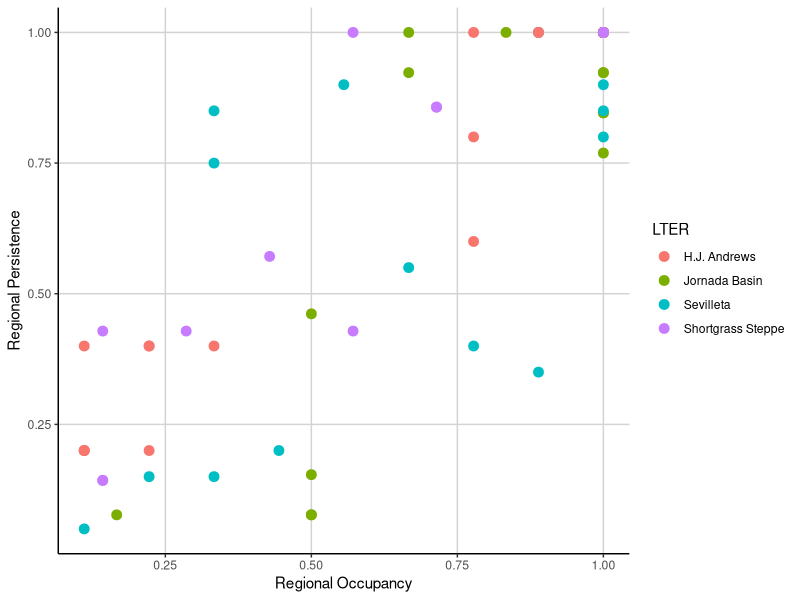
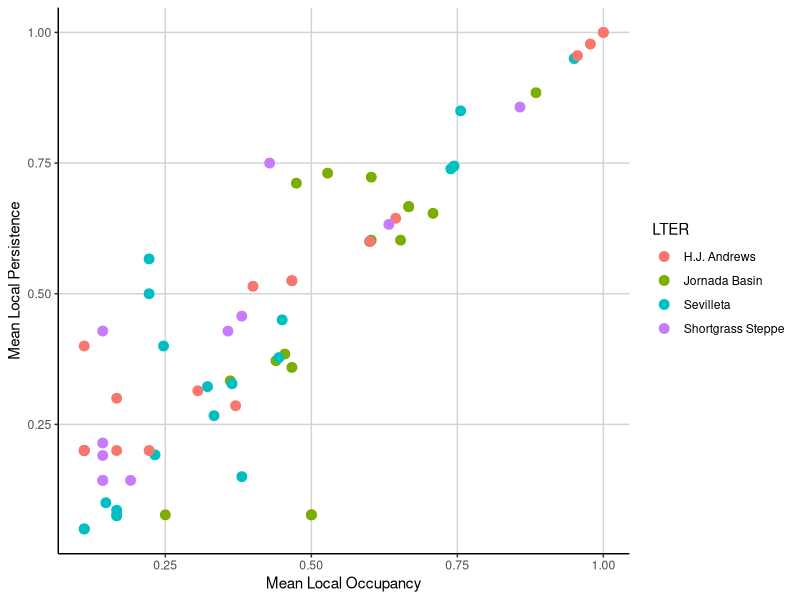
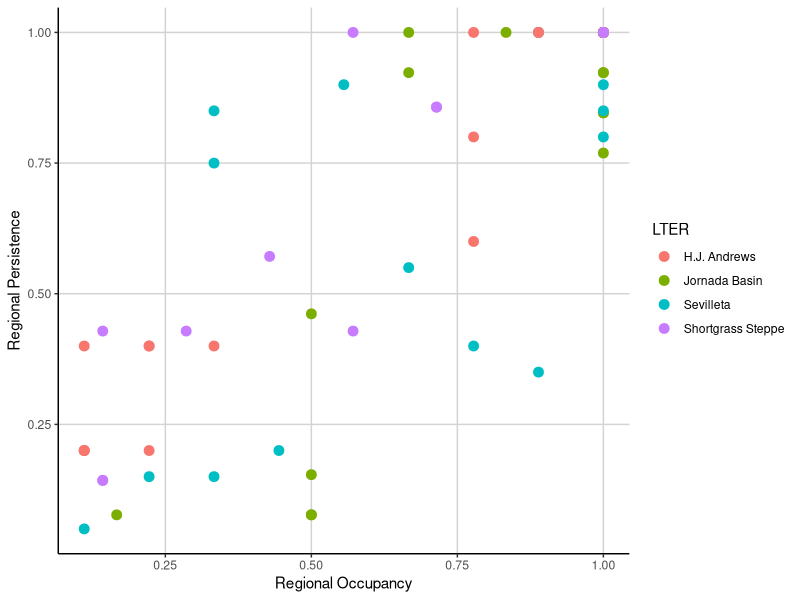
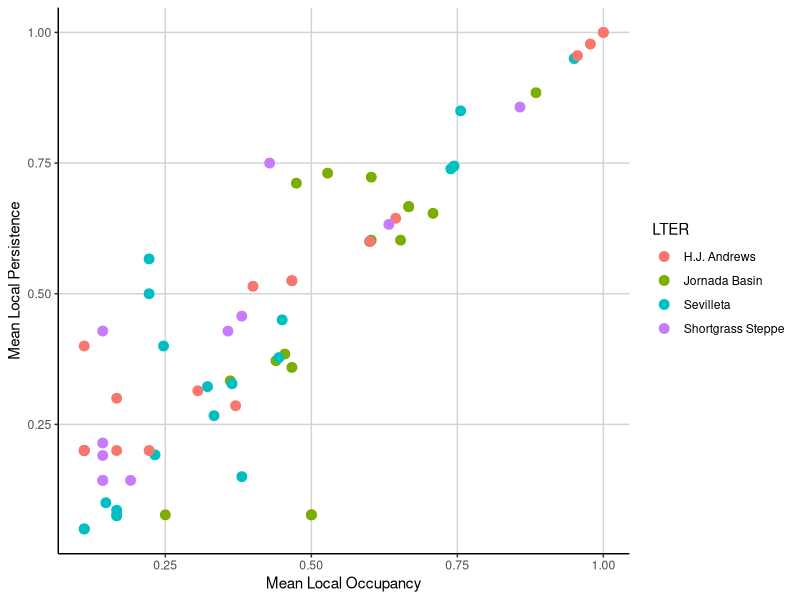

The R script that drew these images, in order:
### Cleaned data
# EKB
# March 7, 2016

###################
# LIBRARIES

library(tidyr)
library(dplyr)
library(ggplot2)

###################
# LOAD FILES

jornada <- read.csv("data/Rodents/jornada_rodents.csv", header = TRUE, na.strings = ".")
sevilleta <- read.csv("data/Rodents/sevilleta_sm_mrc.txt", header = TRUE)
hj_andrews <- read.csv("data/Rodents/hj_andrews.csv", header = TRUE)
shortgrass_steppe <- read.table("data/Rodents/SGS_LTER_smammals.txt", header = TRUE, sep = "\t", na.strings = ".")

####################
# PREP FILES

jor_data <- select(jornada, year, season, habitat, web, spp, recap) %>% 
            filter(recap != "Y", spp != "DIPO1", spp != "PERO1", spp != "NA")

hja_data <- select(hj_andrews, YEAR, REPBLK, SUBPLOT, SPECIES) %>% 
            filter(SPECIES != 'UNKN') 

sev_data <- select(sevilleta, year, season, location, web, species, recap) %>% 
            filter(recap != "y", species != "pgsp", species != "dipo", 
                   species != "nesp", species != "onsp", species != "pesp", 
                   species != "resp", species != "na", species != "pmsp", species != "spsp", 
                   year < 2009, location != "two22", location != "blugrama", 
                   location != "savanna", location != "goatdraw", location != "rsgrass")

sgs_data <- select(shortgrass_steppe, YEAR, VEG, WEB, SPP) %>% 
            filter(SPP != 'NA')

# rename columns for consistency

names(jor_data) <- c("year", "season", "plot", "subplot", "species", "recap")
names(hja_data) <- c("year", "plot", "subplot", "species")
names(sev_data) <- c("year", "season", "plot", "subplot", "species", "recap")
names(sgs_data) <- c("year", "plot", "subplot", "species")

#####################
# FUNCTIONS

# DATA functions

select_data <- function(data){
  # function for selecting only relevant columns
  dat <- select(data, year, plot, subplot, species)
  return(dat)
}

group_data <- function(data){
  # group and arrange a dataset by species, year, plot, and subplot
  dat <- data %>% 
         group_by(species, year, plot, subplot) %>% 
         arrange(species, year, plot, subplot)
  return(dat)
}

add_siteID <- function(data){
  # make a column with a unique location code
  dat <- data %>% mutate(siteID = paste(plot, subplot, sep = "_"))
  return(dat)
}

find_reg_persist <- function(data){
  # create column for relative regional persistence (years overall)
  dat <- select(data, species, year) %>% 
         group_by(species, year) %>% 
         summarise(year_count = n())
  dat1 <- select(dat, species) %>% 
          group_by(species) %>% 
          summarise(years = n())
  total_years <- length(unique(data$year))
  dat1 <- mutate(dat1, rel_reg_persist = years/total_years)
  return(dat1)
}

find_reg_occup <- function(data){
  # create column for relative regional occupancy (sites overall)
  dat <- select(data, species, siteID) %>% 
         group_by(species, siteID) %>% 
         summarise(site_count = n())
  dat1 <- select(dat, species) %>% 
          group_by(species) %>% 
          summarise(sites = n())
  total_sites <- length(unique(data$siteID))
  dat1 <- mutate(dat1, rel_reg_occup = sites/total_sites)
  return(dat1)
}

join_regionals <- function(data){
  # combine the relative regional persistance and regional occupancy into one data frame
  dat <- left_join(x = find_reg_persist(data), y = find_reg_occup(data), by = "species")
  return(dat)
}

rel_local_occup <- function(data){
  # create a column for average relative local occupancy (site by year)
  dat <- select(data, year, species, siteID) %>% 
         group_by(year, species) %>% 
         summarise(site_by_year = n_distinct(siteID))
  total_sites <- length(unique(data$siteID))
  dat <- mutate(dat, rel_sites_by_year = site_by_year/total_sites)
  dat1 <- dat %>% group_by(species) %>% 
          summarise(mean_local_occup = mean(rel_sites_by_year))
}


rel_local_persist <- function(data){
  # create a column for average relative local persistance (year by site)
  dat <- select(data, year, species, siteID) %>% 
         group_by(siteID, species) %>% 
         summarise(years_by_site = n_distinct(year))
  total_years <- length(unique(data$year))
  dat <- mutate(dat, rel_years_by_site = years_by_site/total_years)
  dat1 <- dat %>% group_by(species) %>% 
          summarize(mean_local_persist = mean(rel_years_by_site))
  return(dat1)
}

join_locals <- function(data){
  # combine average relative local persistance and occupancy into one data frame
  dat <- left_join(x = rel_local_persist(data), y = rel_local_occup(data), by = "species")
  return(dat)
}

combine_all <- function(data){
  # combine regional and local persistance and occupancy into one data frame
  dat <- left_join(x = join_regionals(data), y = join_locals(data), by = "species")
  return(dat)
}

all_together <- function(data){
  # run all functions together to get the full output
  dat <- select_data(data) # can use pipes here
  dat <- group_data(dat)
  dat <- add_siteID(dat)
  dat <- combine_all(dat)
  return(dat)
}

# GRAPHING functions

graph_local <- function(data){
  # graph of mean local persistance as a function of mean local occupancy
  plot <- ggplot(data, aes(x = mean_local_occup, y = mean_local_persist)) +
    geom_point(aes(color = LTER), size = 3) +
    xlab("Mean Local Occupancy") + 
    ylab("Mean Local Persistence") +
    theme(panel.background = element_blank(), 
          axis.line = element_line(colour = "black"), 
          panel.grid.major = element_line(colour = "light gray"))
  return(plot)
}

graph_regional <- function(data){
  # graph of mean local persistance as a function of mean local occupancy
  plot <- ggplot(data, aes(x = rel_reg_occup, y = rel_reg_persist)) +
    geom_point(aes(color = LTER), size = 3) +
    xlab("Regional Occupancy") + 
    ylab("Regional Persistence") +
    theme(panel.background = element_blank(), 
          axis.line = element_line(colour = "black"), 
          panel.grid.major = element_line(colour = "light gray")) 
  return(plot)
}

#####################
# APPLY FUNCTIONS TO DATASETS

# all functions for all datasets

jor_data <- all_together(jor_data) # I can't figure out how to loop through these
sev_data <- all_together(sev_data)
hja_data <- all_together(hja_data)
sgs_data <- all_together(sgs_data)

# add a dataset column
jor_data$LTER <- "Jornada Basin"    # is there a way to do this with a loop?
hja_data$LTER <- "H.J. Andrews"
sev_data$LTER <- "Sevilleta"
sgs_data$LTER <- "Shortgrass Steppe"

# combine all datasets into one
all_data <- bind_rows(jor_data, sev_data, hja_data, sgs_data)

# graph all data
graph_regional(all_data)
ggsave(file = "all_regional.png", width = 6, height = 5)
graph_local(all_data)
ggsave(file = "all_local.png", width = 6, height = 5)

###################################################################
# WORKING AREA


#all_output <- all_data %>%
#  group_by(dataset) %>%
#  do(all_together)

#datasets = list(jor_data, sev_data, hja_data, sgs_data)
#output = lapply(datasets, all_together)

#output = data.frame()
#for (dataset in datasets){
  #dataset_output <- all_together(dataset)
  #output = rbind(output, dataset_output)
#}

#hja <- select_data(hja_data) %>% add_siteID()
